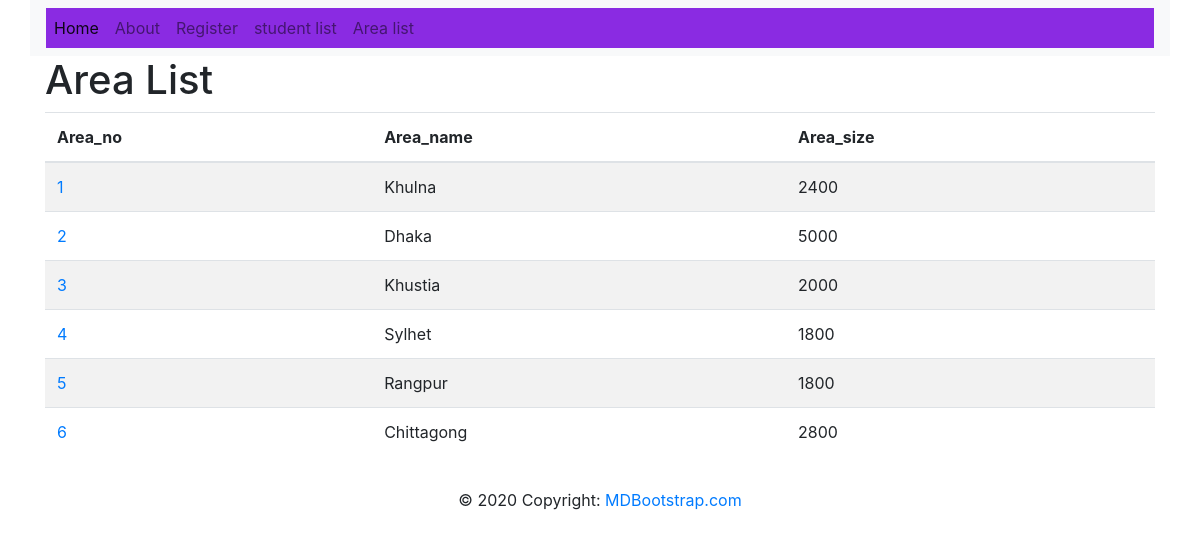
The page /address/list on the database its author committed.
### address/models.py (models this page shows, shortened)
class AreaList(models.Model):
    area_no = models.IntegerField()
    area_name = models.CharField(max_length=30)
    area_size = models.IntegerField()
    area_disc = models.TextField()

### address/views.py (the view)
# urls.py: path('/list' ,Area_List, name='address-list'),
def Area_List(request):
    area_list = AreaList.objects.all()
    context = {
        'area' : area_list
    }
    return render(request, 'address-list.html', context)

### templates/address-list.html (shortened to what this page needs)
{% extends 'base.html' %}
{% block content %}
<div class="container">
    <h1>Area List</h1>
    <table class = "table table-striped">
      <thead>
       <tr>
         <th>Area_no</th>
         <th>Area_name</th>
         <th>Area_size</th>
       </tr>
      </thead>
      <tbody>
        {% for areas in area %}
         <tr>
           <td><a href="{% url 'address-detail' areas.area_no %}"> {{ areas.area_no }}</a></td>
           <td> {{ areas.area_name }} </td>
           <td> {{ areas.area_size }}</td>
         </tr>
        {% endfor %}
      </tbody>
    </table>
  </div>
{% endblock %}

### rows shown on the page
AreaList: area_no "1", area_name "Khulna", area_size "2400"
AreaList: area_no "2", area_name "Dhaka", area_size "5000"
AreaList: area_no "3", area_name "Khustia", area_size "2000"
AreaList: area_no "4", area_name "Sylhet", area_size "1800"
AreaList: area_no "5", area_name "Rangpur", area_size "1800"
AreaList: area_no "6", area_name "Chittagong", area_size "2800"
